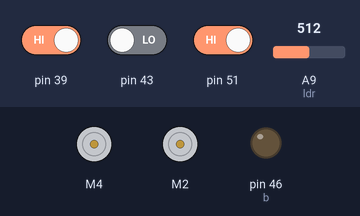
Recording of a sketch running on a simulated Arduino Mega 2560, built with avr-gcc and run on an emulated ATmega2560. On the bench: 2 × DC motor (green arrow = forward, orange = backward, longer = faster), output pins drawn as LEDs (lit = HIGH). Inputs (shaded band) come from the test bench; at power-on: pin 43 LOW, A9 (ldr) = 512, pin 39 HIGH, pin 51 HIGH. What the sketch prints to the serial monitor is not drawn.

Above: at 1.2 s.
1.3 s: pin 43 driven HIGH
At 2.2 s:
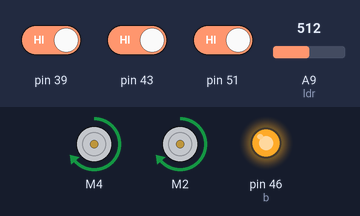
2.8 s: A9 (ldr) set to 730
At 3.6 s:
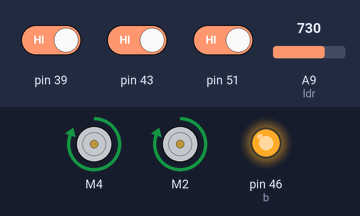
4.4 s: pin 39 driven LOW
At 5.0 s:
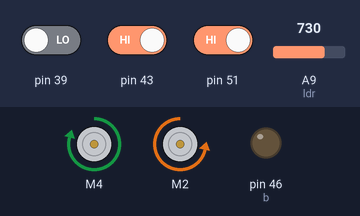
6.0 s: pin 51 driven LOW
At 6.9 s:
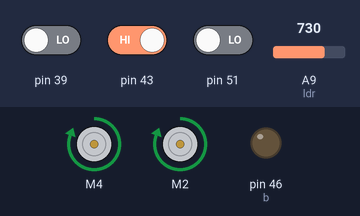
7.5 s: A9 (ldr) set to 709
At 8.1 s:
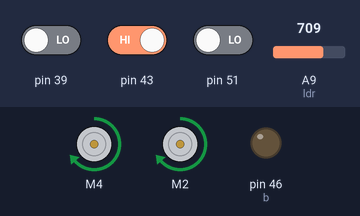
9.0 s: pin 39 driven HIGH
At 10.4 s:
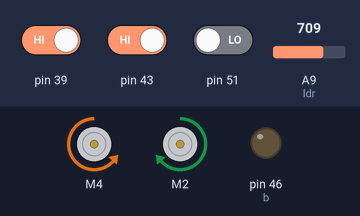
Timing chart, 0 to 11.5 s (numbered marks = the images above; inputs shaded):
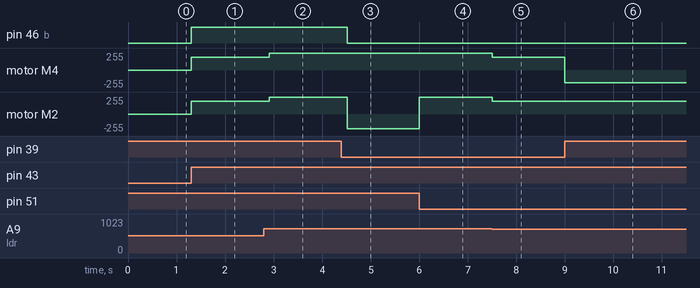

The sketch:

lineFollower-motorshield.ino
```cpp
// (licence header left out)
#include <AFMotor.h>
#define ldr A9
AF_DCMotor motorL(4);
AF_DCMotor motorR(2);
int b = 46, LS, RS, MS, abc;
void setup()
{
  Serial.begin(115200);           // set up Serial library at 9600 bps
  Serial.println("Line Follower");
  pinMode(46 , OUTPUT);
  pinMode(39, INPUT);
  pinMode(51, INPUT);
  pinMode(43, INPUT);
  pinMode(ldr, INPUT);

  // turn on motor
  motorL.setSpeed(200);
  motorL.run(RELEASE);

  motorR.setSpeed(200);
  motorR.run(RELEASE);
}

void loop()
{
  LS = digitalRead(39);
  RS = digitalRead(51);
  MS = digitalRead(43);
  abc = analogRead(ldr);
  Serial.println(abc);
  digitalWrite(b, LOW);
  if (abc > 720)
  {
    if ((LS == 0) && (RS == 0) && (MS == 1))// frd with no obstacle
    {
      Serial.println("frd with no obst");
      motorL.run(FORWARD);
      motorL.setSpeed(255);
      motorR.run(FORWARD);
      motorR.setSpeed(255);
    }
    else if ((LS == 0) && (RS == 1) && (MS == 1))// rgt with no obstacle
    {
      Serial.println("rgt with no obst");
      motorL.run(FORWARD);
      motorL.setSpeed(250);
      motorR.run(BACKWARD);
      motorR.setSpeed(220);
    }
   else if ((LS == 1) && (RS == 0) && (MS == 1))// lft with no obstacle
    {
      Serial.println("lft with no obst");
      motorL.run(BACKWARD);
      motorL.setSpeed(220);
      motorR.run(FORWARD);
      motorR.setSpeed(250);
    }
    else if ((LS == 1) && (RS == 1) && (MS == 1))// marker with no obstacle
      {
      Serial.println("Marker with no obst");
      motorL.run(FORWARD);
      motorL.setSpeed(255);
      motorR.run(FORWARD);
      motorR.setSpeed(255);
      digitalWrite(b, HIGH);
      delay(200);
      }
    else if ((LS == 0) && (RS == 0) && (MS == 0))// obstacle
    {
      Serial.println("obst");
      motorL.run(RELEASE);
      motorL.setSpeed(255);
      motorR.run(RELEASE);
      motorR.setSpeed(255);
      digitalWrite(b, HIGH);
      delay(200);

    }
  }
  else if (abc < 720)
  {
    if ((LS == 0) && (RS == 0) && (MS == 1))// frd with no obstacle and cave
    {
      Serial.println("frd with no obst and cave");
      motorL.run(FORWARD);
      motorL.setSpeed(190);
      motorR.run(FORWARD);
      motorR.setSpeed(190);
    }
    else if ((LS == 0) && (RS == 1) && (MS == 1))// rgt with no obstacle and cave
    {
      Serial.println("rgt with no obst and cave");
      motorL.run(FORWARD);
      motorL.setSpeed(190);
      motorR.run(BACKWARD);
      motorR.setSpeed(190);
    }
   else if ((LS == 1) && (RS == 0) && (MS == 1))// lft with no obstacle and cave
    {
      Serial.println("lft with no obst cave");
      motorL.run(BACKWARD);
      motorL.setSpeed(190);
      motorR.run(FORWARD);
      motorR.setSpeed(190);
    }
    else if ((LS == 1) && (RS == 1) && (MS == 1))// marker with no obstacle and cave
    {
      Serial.println("Marker with no obst and cave");
      motorL.run(FORWARD);
      motorL.setSpeed(190);
      motorR.run(FORWARD);
      motorR.setSpeed(190);
      digitalWrite(b, HIGH);
      delay(200);
    }
  }
}
```

Measured:
- the behaviour switches between 720 and 719 on A9 (ldr) (found by bisection; images 4 and 5)
- after the input at 1.3 s, pin 46 (b): LOW → HIGH at once; motor M4, motor M2: stopped → forward 190/255 at once
- after the input at 2.8 s, motor M4, motor M2: forward 190/255 → forward 255/255 after 0.11 s
- after the input at 4.4 s, pin 46 (b): HIGH → LOW after 0.11 s; motor M4: forward 255/255 → forward 250/255 after 0.11 s; motor M2: forward 255/255 → backward 220/255 after 0.11 s
- after the input at 6.0 s, motor M4: forward 250/255 → forward 255/255 at once; motor M2: backward 220/255 → forward 255/255 at once
- after the input at 7.5 s, motor M4, motor M2: forward 255/255 → forward 190/255 at once
- after the input at 9.0 s, motor M4: forward 190/255 → backward 190/255 at once
